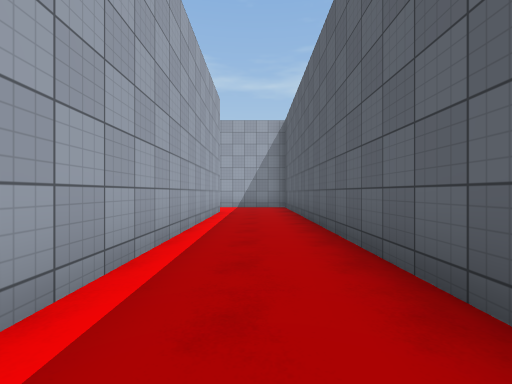
View 1 (above)

21 first-person views from a walk through a scene from a Unity 3-D project. The camera is 1.3 m above the floor, looks level and sees 90° across. The floor is counted in squares, 2 m on a side. Each view is taken from the middle of a square. On the plan, view 1 faces up. The plan holds only what a view shows up to about 9 squares ahead; the rest is blank. The place goes on beyond the plan. The player is left out. Surface patterns are stand-ins for the level's own textures.

View 2
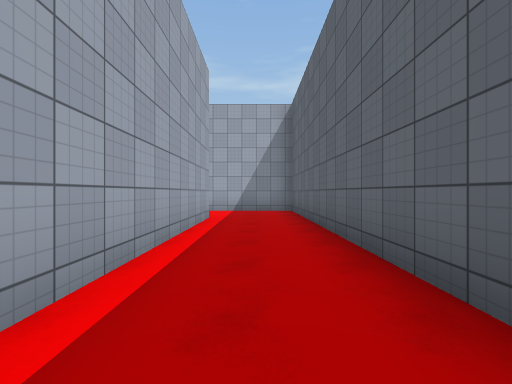

View 3
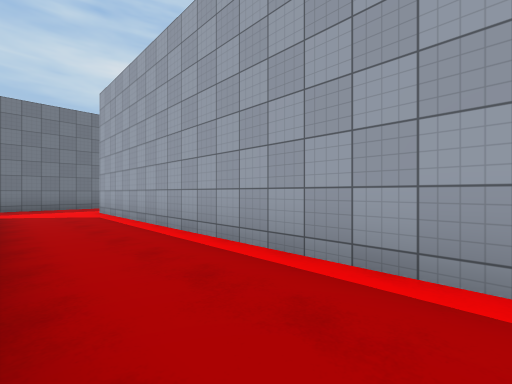

View 4
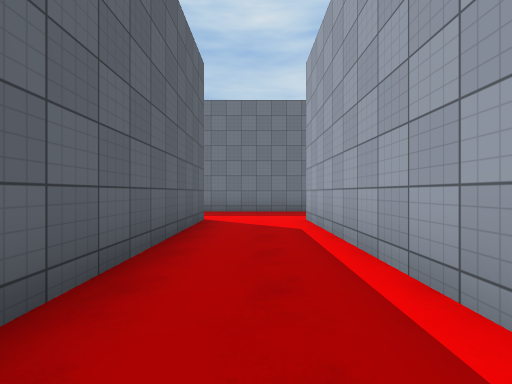

View 5
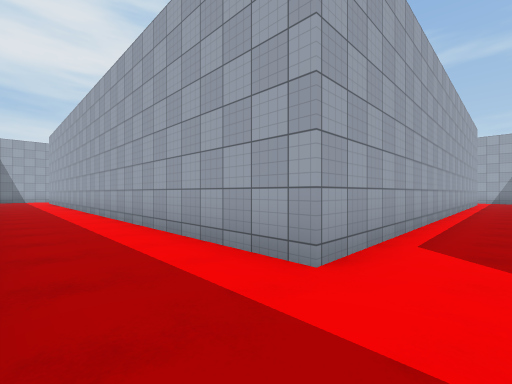

View 6
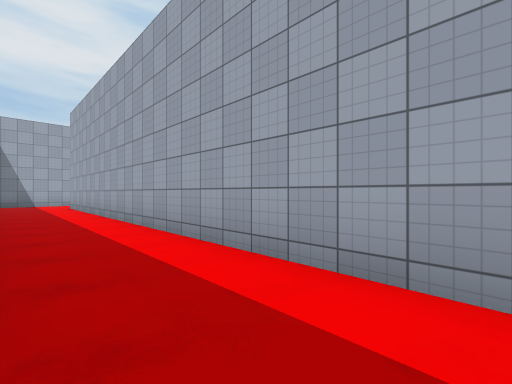

View 7
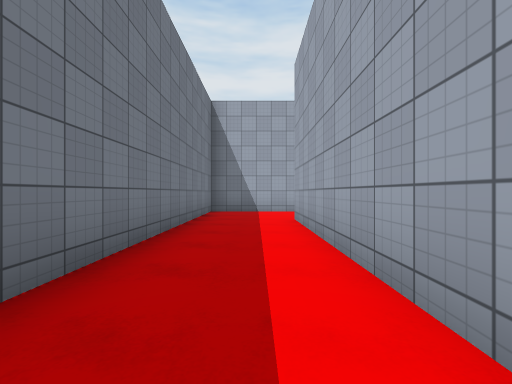

View 8
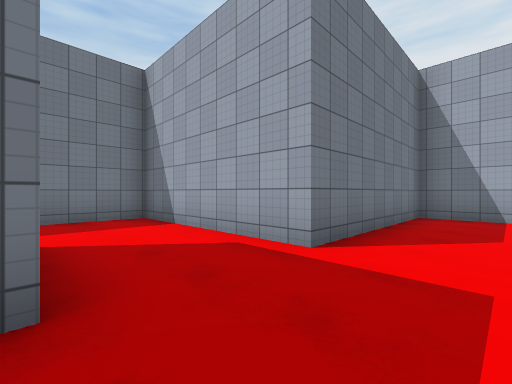

View 9
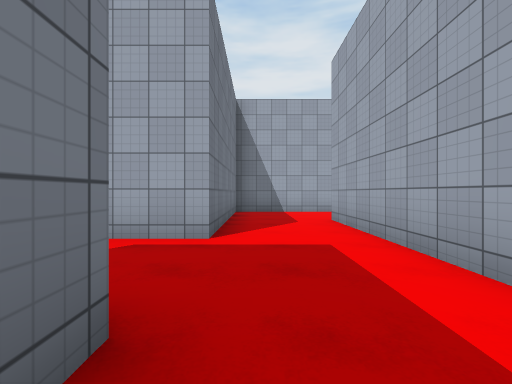

View 10
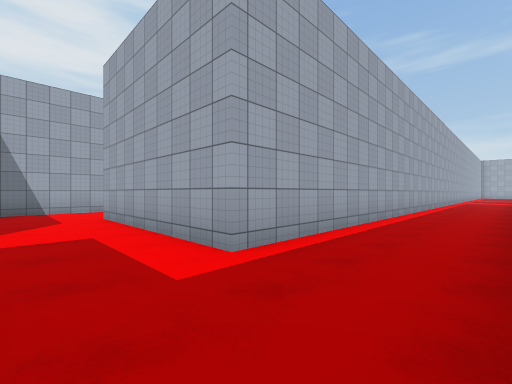

View 11
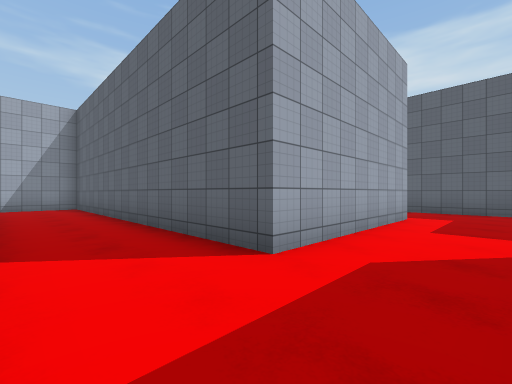

View 12
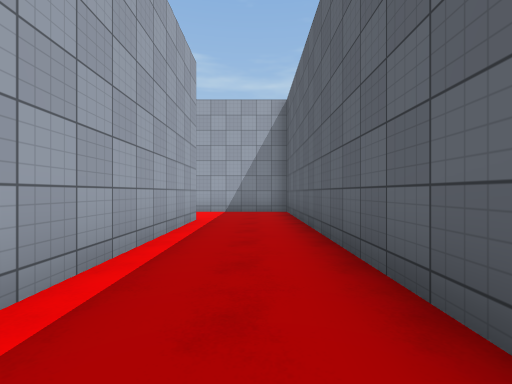

View 13
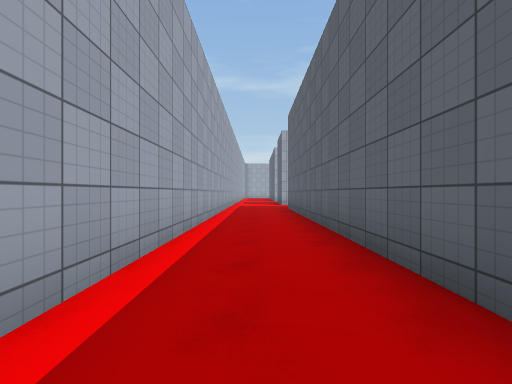

View 14
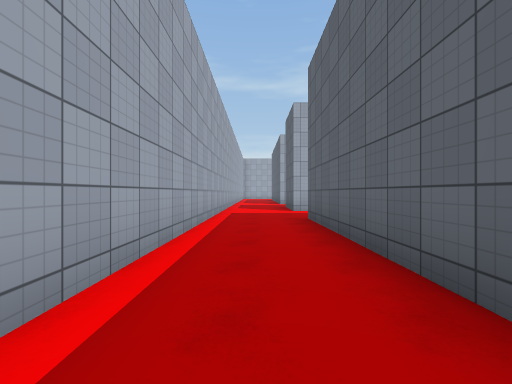

View 15
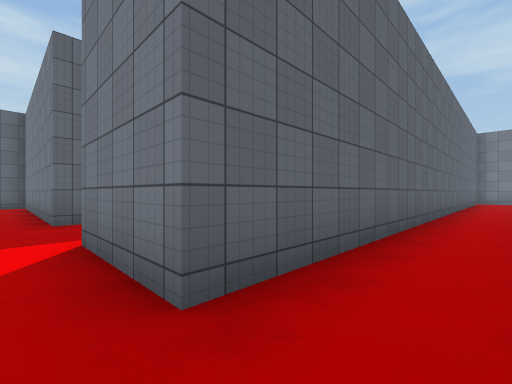

View 16
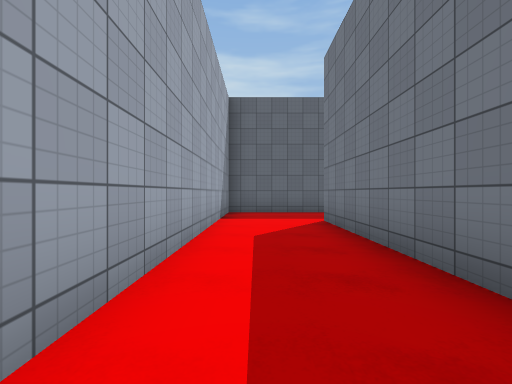

View 17
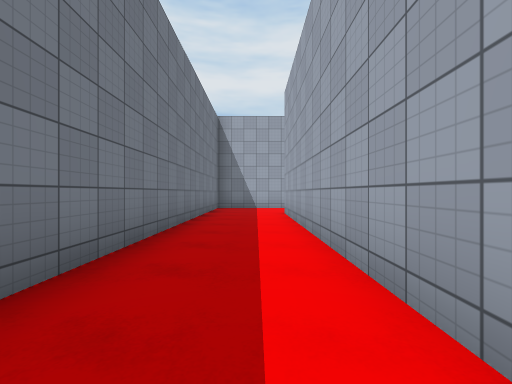

View 18
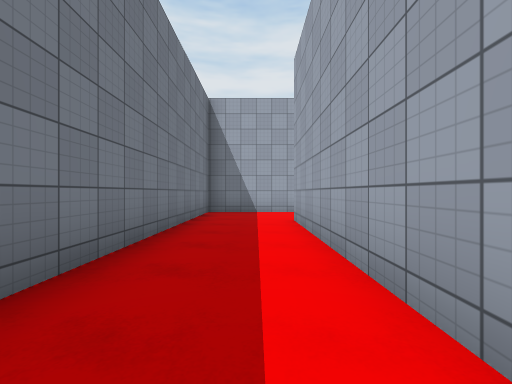

View 19
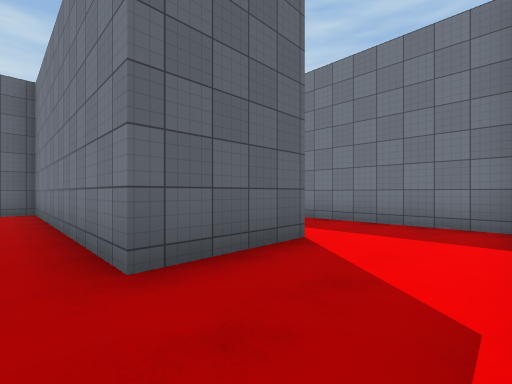

View 20
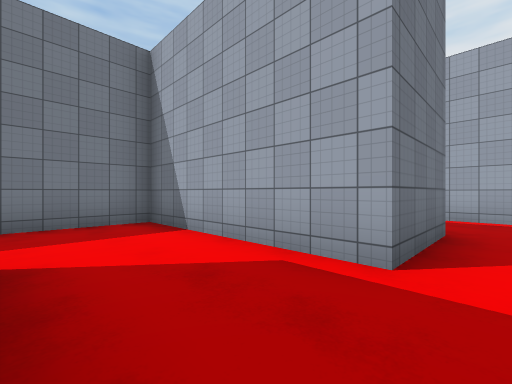

View 21
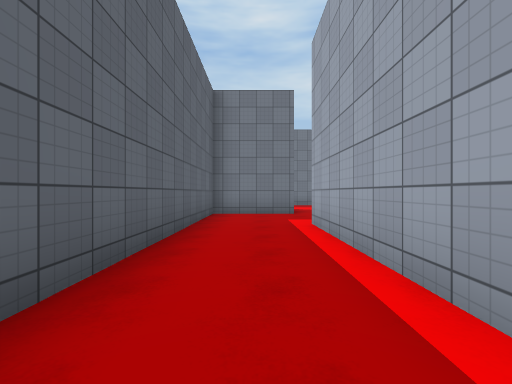

### Floor plan
Points are (right, up) in squares from view 1. A wall is a line through its corners. A room is listed if a view was taken in it or the views show most of it. See-through windows are left out.
Room 1 (views 1, 2, 3, 4, 5, 6, 7, 11, 12, 16, 17, 18, 19, 20)
walls: (-13.3, 13.3) (-13.3, 8.5) (-1.2, 8.5) (-1.2, -6.1) (-18.1, -6.1); (-18.1, -1.2) (-23, -1.2) (-23, 8.5) (-26, 8.5); (1.2, 1.1) (1.2, 10.9) (-10.9, 10.9) (-10.9, 13.3) (-3.6, 13.3) (-3.6, 14); (-25.4, 6.1) (-25.4, 1.4); (-25.4, -0.5) (-25.4, -3.7) (-20.6, -3.7) (-20.6, -8.5) (-13.5, -8.5); (1.2, -6) (1.2, -1.1); (-1.8, -8.5) (1.8, -8.5)
ways out: opening at (-18, -2.5) to room 2; opening at (-14.5, 14) to room 2
Room 2 (views 8, 9, 10, 13, 14, 15, 21)
walls: (-18.1, 14.4) (-18.1, -1.2); (-18.2, -3.7) (-15.7, -3.7) (-15.7, 13.3) (-13.3, 13.3)
ways out: opening at (-18, -2.5) to room 1; opening at (-14.5, 14) to room 1

Where each view was taken, in squares from view 1:
view 1: 0 up, 0 right, facing up
view 2: 2 up, 0 right, facing up
view 3: 3 up, 1 right, facing down-left
view 4: 0 up, 0 right, facing down
view 5: 8 down, 0 right, facing up-left
view 6: 8 down, 6 left, facing up-left
view 7: 7 down, 12 left, facing left
view 8: 2 down, 18 left, facing down-left
view 9: 3 down, 17 left, facing left
view 10: 3 down, 16 left, facing up-left
view 11: 3 down, 25 left, facing up-right
view 12: 0 up, 24 left, facing up
view 13: 3 up, 17 left, facing up
view 14: 7 up, 17 left, facing up
view 15: 14 up, 17 left, facing down-right
view 16: 10 up, 7 left, facing right
view 17: 10 up, 3 left, facing left
view 18: 10 up, 5 left, facing left
view 19: 14 up, 13 left, facing down-right
view 20: 14 up, 11 left, facing down-left
view 21: 4 up, 17 left, facing down
